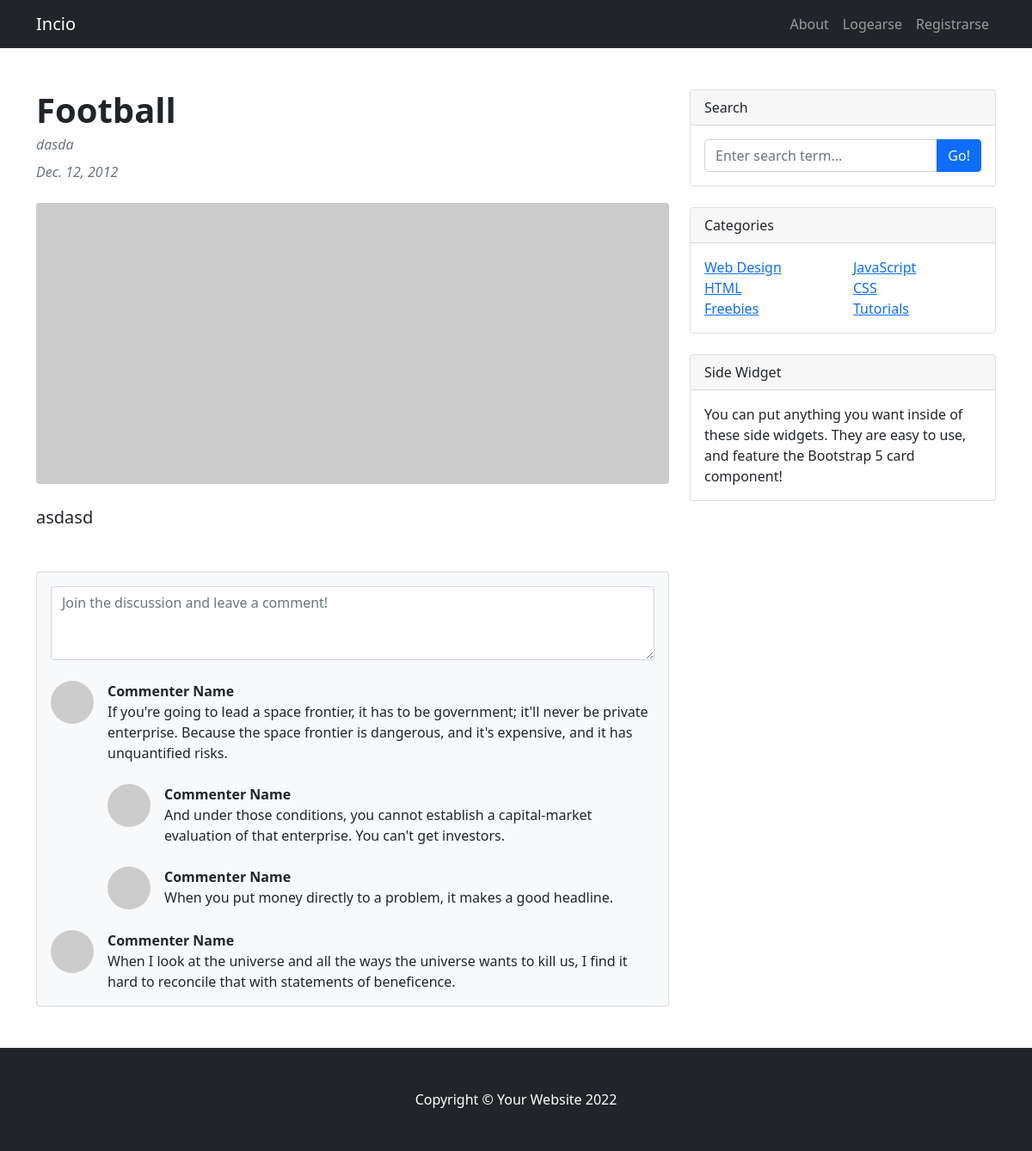
The page /leermas32/ on the database its author committed.
### blog/models.py (models this page shows, shortened)
class Post(models.Model):
    titulo=models.CharField(max_length=30)
    subtitulo=models.CharField(max_length=30,null=True)
    autor=models.CharField(max_length=30,null=True)
    fecha=models.DateField()
    texto=models.TextField(max_length=200)
    imagen=models.ImageField()

### blog/views.py (the view)
# urls.py: path('leermas<id>/',leer_mas,name='leer_mas'),
def leer_mas(request,id):
    post=get_object_or_404(Post,id=id)
    return render(request,'blog/leer_mas.html',{'post':post})

### blog/templates/blog/leer_mas.html (shortened to what this page needs)
<!DOCTYPE html>
<html lang="en">
    <head>
        {% load static %}
        <link href="{% static 'blog/css2/styles.css' %}" rel="stylesheet" />
    </head>
    <body>
        <nav class="navbar navbar-expand-lg navbar-dark bg-dark">
            <div class="container">
                <a class="navbar-brand" href={% url 'inicio' %}>Incio</a>
                <div class="collapse navbar-collapse" id="navbarSupportedContent">
                    <ul class="navbar-nav ms-auto mb-2 mb-lg-0">
                        <li class="nav-item"><a class="nav-link" href={% url 'about' %}>About</a></li>
                        {% if user.is_authenticated %}
                        <li class="nav-item"><a class="nav-link" href={% url 'logout' %}>Deslogearse</a></li>
                        <li class="nav-item"><a class="nav-link" href={% url 'crear' %}>Postear</a></li>
                        {% else %}
                        <li class="nav-item"><a class="nav-link" href={% url 'login' %}>Logearse</a></li>
                        <li class="nav-item"><a class="nav-link" href={% url 'register' %}>Registrarse</a></li>
                        {% endif %}
                    </ul>
                </div>
            </div>
        </nav>
        <div class="container mt-5">
            <div class="row">
                <div class="col-lg-8">
                    <article>
                        <header class="mb-4">
                            <h1 class="fw-bolder mb-1">{{ post.titulo }}</h1>
                            <div class="text-muted fst-italic mb-2">{{ post.autor }}</div>
                            <div class="text-muted fst-italic mb-2">{{ post.fecha }}</div>
                        </header>
                        <figure class="mb-4"><img class="img-fluid rounded" src="https://dummyimage.com/900x400/ced4da/6c757d.jpg" alt="..." /></figure>
                        <section class="mb-5">
                            <p class="fs-5 mb-4">{{ post.texto }}</p>
                        </section>
                    </article>
                    <section class="mb-5">
                        <div class="card bg-light">
                            <div class="card-body">
                                <form class="mb-4"><textarea class="form-control" rows="3" placeholder="Join the discussion and leave a comment!"></textarea></form>
                                <div class="d-flex mb-4">
                                    <div class="flex-shrink-0"><img class="rounded-circle" src="https://dummyimage.com/50x50/ced4da/6c757d.jpg" alt="..." /></div>
                                    <div class="ms-3">
                                        <div class="fw-bold">Commenter Name</div>
                                        If you're going to lead a space frontier, it has to be government; it'll never be private enterprise. Because the space frontier is dangerous, and it's expensive, and it has unquantified risks.
                                        <div class="d-flex mt-4">
                                            <div class="flex-shrink-0"><img class="rounded-circle" src="https://dummyimage.com/50x50/ced4da/6c757d.jpg" alt="..." /></div>
                                            <div class="ms-3">
                                                <div class="fw-bold">Commenter Name</div>
                                                And under those conditions, you cannot establish a capital-market evaluation of that enterprise. You can't get investors.
                                            </div>
                                        </div>
                                        <div class="d-flex mt-4">
                                            <div class="flex-shrink-0"><img class="rounded-circle" src="https://dummyimage.com/50x50/ced4da/6c757d.jpg" alt="..." /></div>
                                            <div class="ms-3">
                                                <div class="fw-bold">Commenter Name</div>
                                                When you put money directly to a problem, it makes a good headline.
                                            </div>
                                        </div>
                                    </div>
                                </div>
                                <div class="d-flex">
                                    <div class="flex-shrink-0"><img class="rounded-circle" src="https://dummyimage.com/50x50/ced4da/6c757d.jpg" alt="..." /></div>
                                    <div class="ms-3">
                                        <div class="fw-bold">Commenter Name</div>
                                        When I look at the universe and all the ways the universe wants to kill us, I find it hard to reconcile that with statements of beneficence.
                                    </div>
                                </div>
                            </div>
                        </div>
                    </section>
                </div>
                <div class="col-lg-4">
                    <div class="card mb-4">
                        <div class="card-header">Search</div>
                        <div class="card-body">
                            <div class="input-group">
                                <input class="form-control" type="text" placeholder="Enter search term..." aria-label="Enter search term..." aria-describedby="button-search" />
                                <button class="btn btn-primary" id="button-search" type="button">Go!</button>
                            </div>
                        </div>
                    </div>
                    <div class="card mb-4">
                        <div class="card-header">Categories</div>
                        <div class="card-body">
                            <div class="row">
                                <div class="col-sm-6">
                                    <ul class="list-unstyled mb-0">
                                        <li><a href="#!">Web Design</a></li>
                                        <li><a href="#!">HTML</a></li>
                                        <li><a href="#!">Freebies</a></li>
                                    </ul>
                                </div>
                                <div class="col-sm-6">
                                    <ul class="list-unstyled mb-0">
                                        <li><a href="#!">JavaScript</a></li>
                                        <li><a href="#!">CSS</a></li>
                                        <li><a href="#!">Tutorials</a></li>
                                    </ul>
                                </div>
                            </div>
                        </div>
                    </div>
                    <div class="card mb-4">
                        <div class="card-header">Side Widget</div>
                        <div class="card-body">You can put anything you want inside of these side widgets. They are easy to use, and feature the Bootstrap 5 card component!</div>
                    </div>
                </div>
            </div>
        </div>
        <footer class="py-5 bg-dark">
            <div class="container"><p class="m-0 text-center text-white">Copyright &copy; Your Website 2022</p></div>
        </footer>
    </body>
</html>

### rows shown on the page
Post: titulo "Football", autor "dasda", fecha "Dec. 12, 2012", texto "asdasd"
